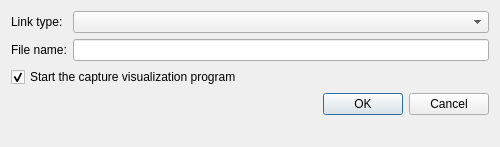
<?xml version="1.0" encoding="UTF-8"?>
<ui version="4.0">
 <class>CaptureDialog</class>
 <widget class="QDialog" name="CaptureDialog">
  <property name="windowModality">
   <enum>Qt::WindowModal</enum>
  </property>
  <property name="geometry">
   <rect>
    <x>0</x>
    <y>0</y>
    <width>500</width>
    <height>147</height>
   </rect>
  </property>
  <property name="maximumSize">
   <size>
    <width>500</width>
    <height>147</height>
   </size>
  </property>
  <property name="windowTitle">
   <string>Packet capture</string>
  </property>
  <property name="styleSheet">
   <string notr="true">
QWidget {
    background-color: #323232;
    color: #BAF73C;
}

QToolBar {
    border:0px;
}

QGraphicsView, QTextEdit, QPlainTextEdit, QTreeWidget, QListWidget, QLineEdit, QSpinBox, QComboBox {
    background-color: #282828;
}

QLabel, QMenu, QStatusBar {
  color: #BAF73C;
}

QMenuBar::item {
    background-color: #323232;
}

QMenu::item:selected {
    color: #f2f2f2;
    background-color: #383838;
}

QToolButton:hover {
    background-color: #383838;
}

QGroupBox {
    color: #BAF73C;
    font: bold 12px;
    padding: 15px;
    border-style: none;
}

QAbstractScrollArea::corner {
    background: #323232;
}

QScrollBar::add-page:horizontal, QScrollBar::sub-page:horizontal, QScrollBar::add-page:vertical, QScrollBar::sub-page:vertical {
  background: none;
}

QComboBox {
    selection-color: #f2f2f2;
    selection-background-color: #323232;
}

QComboBox QAbstractItemView {
    background-color: #282828;
}

QDockWidget, QMenuBar, QPushButton, QToolButton, QTabWidget, QHeaderView::section {
    color: #BAF73C;
    font: bold 11px;
}

QTabBar {
    color: #BAF73C;
}

QRadioButton, QCheckBox {
  color: #BAF73C;
}

QRadioButton::disabled, QCheckBox::disabled {
  color: gray;
}
// bg-color=#282828
// fg-color=#BAF73C
// tool-bar=#323232
// selection-bg=#383838 
// selection-fg=#f2f2f2
 </string>
  </property>
  <property name="modal">
   <bool>false</bool>
  </property>
  <layout class="QGridLayout" name="gridLayout">
   <item row="0" column="0">
    <widget class="QLabel" name="uiLinkTypeLabel">
     <property name="sizePolicy">
      <sizepolicy hsizetype="Minimum" vsizetype="Preferred">
       <horstretch>0</horstretch>
       <verstretch>0</verstretch>
      </sizepolicy>
     </property>
     <property name="text">
      <string>Link type:</string>
     </property>
     <property name="scaledContents">
      <bool>false</bool>
     </property>
    </widget>
   </item>
   <item row="0" column="1">
    <widget class="QComboBox" name="uiDataLinkTypeComboBox">
     <property name="sizePolicy">
      <sizepolicy hsizetype="Expanding" vsizetype="Fixed">
       <horstretch>0</horstretch>
       <verstretch>0</verstretch>
      </sizepolicy>
     </property>
    </widget>
   </item>
   <item row="1" column="0">
    <widget class="QLabel" name="uiFileNameLabel">
     <property name="text">
      <string>File name:</string>
     </property>
    </widget>
   </item>
   <item row="1" column="1">
    <widget class="QLineEdit" name="uiCaptureFileNameLineEdit"/>
   </item>
   <item row="2" column="0" colspan="2">
    <widget class="QCheckBox" name="uiStartCommandCheckBox">
     <property name="text">
      <string>Start the capture visualization program</string>
     </property>
     <property name="checked">
      <bool>true</bool>
     </property>
    </widget>
   </item>
   <item row="3" column="0" colspan="2">
    <layout class="QHBoxLayout" name="horizontalLayout">
     <property name="spacing">
      <number>20</number>
     </property>
     <item>
      <spacer name="horizontalSpacer">
       <property name="orientation">
        <enum>Qt::Horizontal</enum>
       </property>
       <property name="sizeHint" stdset="0">
        <size>
         <width>40</width>
         <height>20</height>
        </size>
       </property>
      </spacer>
     </item>
     <item>
      <widget class="QDialogButtonBox" name="uiButtonBox">
       <property name="sizePolicy">
        <sizepolicy hsizetype="Fixed" vsizetype="Fixed">
         <horstretch>0</horstretch>
         <verstretch>0</verstretch>
        </sizepolicy>
       </property>
       <property name="orientation">
        <enum>Qt::Horizontal</enum>
       </property>
       <property name="standardButtons">
        <set>QDialogButtonBox::Cancel|QDialogButtonBox::Ok</set>
       </property>
      </widget>
     </item>
    </layout>
   </item>
   <item row="4" column="1">
    <spacer name="verticalSpacer">
     <property name="orientation">
      <enum>Qt::Vertical</enum>
     </property>
     <property name="sizeHint" stdset="0">
      <size>
       <width>20</width>
       <height>244</height>
      </size>
     </property>
    </spacer>
   </item>
  </layout>
 </widget>
 <resources>
  <include location="../../resources/resources.qrc"/>
 </resources>
 <connections/>
</ui>
